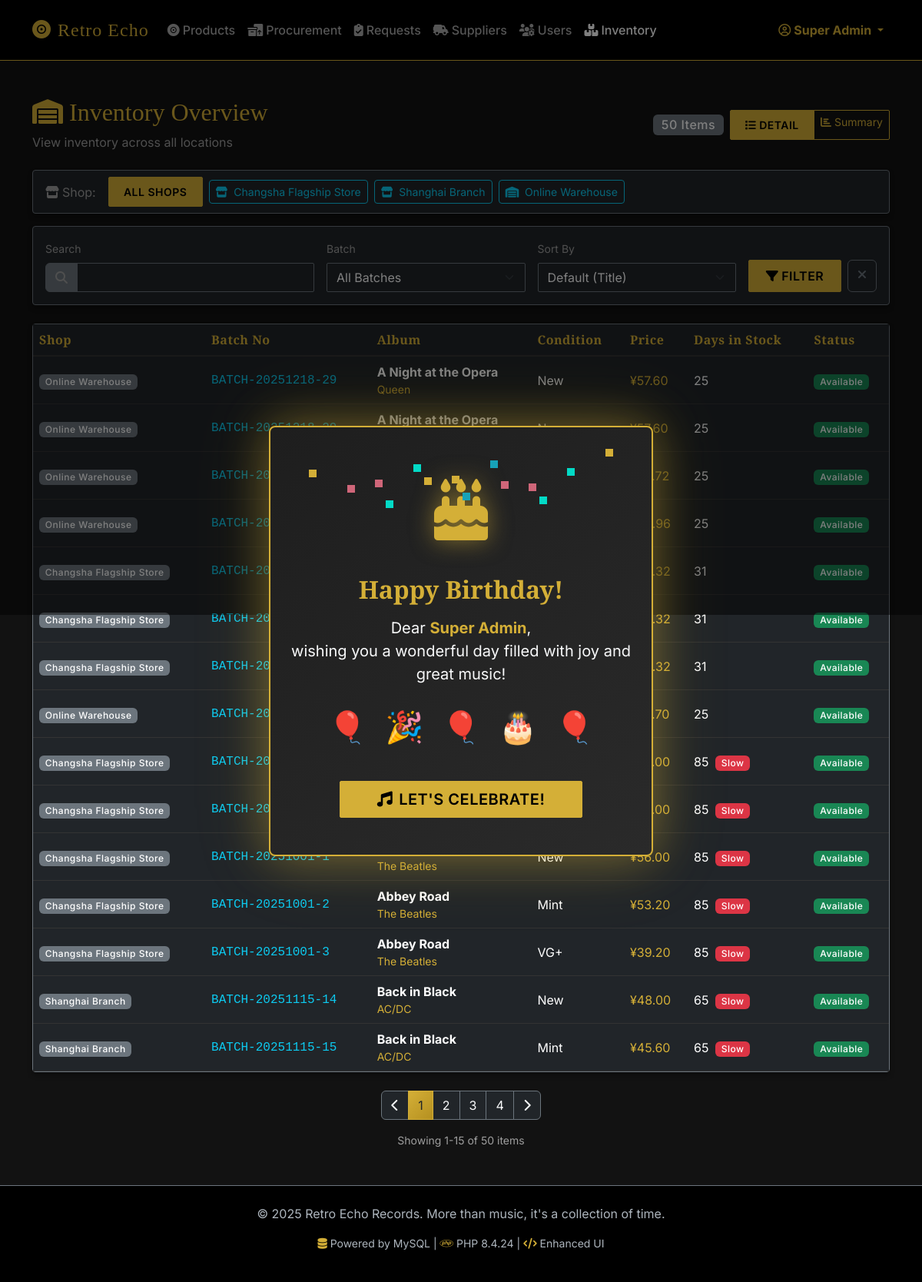
Screenshot of /admin/inventory.php?view=detail&page=1 (signed in) with the database file from the repository.
### tables this page shows
CREATE TABLE StockItem (
    StockItemID INT AUTO_INCREMENT PRIMARY KEY,
    ReleaseID INT NOT NULL,
    ShopID INT NOT NULL,
    SourceType ENUM('Supplier', 'Buyback') NOT NULL,
    SourceOrderID INT,
    BatchNo VARCHAR(50) NOT NULL,
    ConditionGrade ENUM('New', 'Mint', 'NM', 'VG+', 'VG') NOT NULL,
    Status ENUM('Available', 'Sold', 'Reserved', 'InTransit') DEFAULT 'Available',
    UnitPrice DECIMAL(10,2) NOT NULL,
    AcquiredDate DATETIME DEFAULT CURRENT_TIMESTAMP,
    DateSold DATETIME DEFAULT NULL,
    FOREIGN KEY (ReleaseID) REFERENCES ReleaseAlbum(ReleaseID),
    FOREIGN KEY (ShopID) REFERENCES Shop(ShopID)

);

### public/admin/inventory.php (the view, shortened to what the rows shown need)
<?php
require_once __DIR__ . '/../../includes/auth_guard.php';
require_once __DIR__ . '/../../includes/functions.php';
require_once __DIR__ . '/../../includes/db_procedures.php';
$selectedShopId = isset($_GET['shop_id']) ? (int)$_GET['shop_id'] : 0;
$viewMode = $_GET['view'] ?? 'summary';
$page = max(1, (int)($_GET['page'] ?? 1));
$perPage = 15;
$filters = [
    'search' => trim($_GET['q'] ?? ''),
    'batch'  => $_GET['batch'] ?? '',
    'sort'   => $_GET['sort'] ?? ''
];
if ($selectedShopId > 0) {
    $pageData = prepareInventoryPageDataPaginated($pdo, $selectedShopId, $viewMode, $page, $perPage, $filters);
} else {
    $pageData = prepareInventoryPageDataAllShopsPaginated($pdo, $viewMode, $page, $perPage, $filters);
}
$inventory = $pageData['inventory'];
require_once __DIR__ . '/../../includes/header.php';
?>
<div class="d-flex justify-content-between align-items-center mb-4">
    <div>
        <h2 class="text-warning"><i class="fa-solid fa-warehouse me-2"></i>Inventory Overview</h2>
    </div>
</div>
<?php if ($viewMode === 'summary'): ?>
<div class="card bg-dark border-secondary">
    <div class="table-responsive">
        <table class="table table-dark table-hover align-middle mb-0">
            <thead>
                <tr>
                    <?php if ($selectedShopId == 0): ?><th>Shop</th><?php endif; ?>
                    <th>Album</th>
                    <th>Genre</th>
                    <th>Condition</th>
                    <th class="text-center">Quantity</th>
                    <th>Price Range</th>
                    <th>Avg Price</th>
                </tr>
            </thead>
            <tbody>
                <?php foreach ($inventory as $item): ?>
                <tr>
                    <?php if ($selectedShopId == 0): ?>
                    <td><span class="badge bg-secondary"><?= h($item['ShopName'] ?? 'N/A') ?></span></td>
                    <?php endif; ?>
                    <td>
                        <div class="fw-bold"><?= h($item['Title']) ?></div>
                        <div class="small text-warning"><?= h($item['ArtistName']) ?></div>
                    </td>
                    <td><span class="badge bg-secondary"><?= h($item['Genre']) ?></span></td>
                    <td><?= h($item['ConditionGrade']) ?></td>
                    <td class="text-center">
                        <span class="badge <?= $item['AvailableQuantity'] < 3 ? 'bg-danger' : 'bg-success' ?> fs-6">
                            <?= $item['AvailableQuantity'] ?>
                        </span>
                    </td>
                    <td>
                        <?php if ($item['MinPrice'] == $item['MaxPrice']): ?>
                            <span class="text-warning"><?= formatPrice($item['MinPrice']) ?></span>
                        <?php else: ?>
                            <span class="text-warning"><?= formatPrice($item['MinPrice']) ?></span>
                            <span class="text-muted">~</span>
                            <span class="text-warning"><?= formatPrice($item['MaxPrice']) ?></span>
                        <?php endif; ?>
                    </td>
                    <td class="text-info"><?= formatPrice($item['AvgPrice']) ?></td>
                </tr>
                <?php endforeach; ?>
                <?php if (empty($inventory)): ?>
                <tr>
                    <td colspan="<?= $selectedShopId == 0 ? 7 : 6 ?>" class="text-center text-muted py-4">
                        <?php if (!empty($filters['search']) || !empty($filters['batch'])): ?>
                            No items match your search criteria.
                        <?php else: ?>
                            No inventory items found.
                        <?php endif; ?>
                    </td>
                </tr>
                <?php endif; ?>
            </tbody>
        </table>
    </div>
</div>
<?php else: ?>
<div class="card bg-dark border-secondary">
    <div class="table-responsive">
        <table class="table table-dark table-hover align-middle mb-0">
            <thead>
                <tr>
                    <?php if ($selectedShopId == 0): ?><th>Shop</th><?php endif; ?>
                    <th>Batch No</th>
                    <th>Album</th>
                    <th>Condition</th>
                    <th>Price</th>
                    <th>Days in Stock</th>
                    <th>Status</th>
                </tr>
            </thead>
            <tbody>
                <?php foreach ($inventory as $item): ?>
                <tr>
                    <?php if ($selectedShopId == 0): ?>
                    <td><span class="badge bg-secondary"><?= h($item['ShopName'] ?? 'N/A') ?></span></td>
                    <?php endif; ?>
                    <td class="font-monospace text-info"><?= h($item['BatchNo']) ?></td>
                    <td>
                        <div class="fw-bold"><?= h($item['Title']) ?></div>
                        <div class="small text-warning"><?= h($item['ArtistName']) ?></div>
                    </td>
                    <td><?= h($item['ConditionGrade']) ?></td>
                    <td class="text-warning"><?= formatPrice($item['UnitPrice']) ?></td>
                    <td>
                        <?php
                        $days = $item['DaysInStock'] ?? floor((time() - strtotime($item['AcquiredDate'])) / (60 * 60 * 24));
                        echo $days;
                        if ($days > 60) echo ' <span class="badge bg-danger ms-1">Slow</span>';
                        ?>
                    </td>
                    <td><span class="badge bg-success">Available</span></td>
                </tr>
                <?php endforeach; ?>
            </tbody>
        </table>
    </div>
</div>
<?php endif; ?>
<?php require_once __DIR__ . '/../../includes/footer.php'; ?>

### rows the page displays
stockitem: ShopName "Online Warehouse", BatchNo "BATCH-20251218-29", Title "A Night at the Opera", ArtistName "Queen", ConditionGrade "New", UnitPrice "¥57.60", days "25"
stockitem: ShopName "Online Warehouse", BatchNo "BATCH-20251218-29", Title "A Night at the Opera", ConditionGrade "New", UnitPrice "¥57.60", days "25"
stockitem: ShopName "Online Warehouse", BatchNo "BATCH-20251218-30", UnitPrice "¥54.72", days "25"
stockitem: ShopName "Online Warehouse", BatchNo "BATCH-20251218-31", Title "A Night at the Opera", UnitPrice "¥48.96", days "25"
stockitem: ShopName "Changsha Flagship Store", BatchNo "BATCH-20251215-B1", ArtistName "Queen", UnitPrice "¥40.32", days "31"
stockitem: ShopName "Changsha Flagship Store", BatchNo "BATCH-20251215-B1", Title "A Night at the Opera", ArtistName "Queen", UnitPrice "¥40.32", days "31"
stockitem: ShopName "Changsha Flagship Store", BatchNo "BATCH-20251215-B1", Title "A Night at the Opera", UnitPrice "¥40.32", days "31"
stockitem: ShopName "Online Warehouse", BatchNo "BATCH-20251218-32", Title "A Night at the Opera", ArtistName "Queen", UnitPrice "¥29.70", days "25"
stockitem: ShopName "Changsha Flagship Store", BatchNo "BATCH-20251001-1", UnitPrice "¥56.00", days "85", shows "Slow"
stockitem: ShopName "Changsha Flagship Store", BatchNo "BATCH-20251001-1", UnitPrice "¥56.00", days "85", shows "Slow"
stockitem: ShopName "Changsha Flagship Store", BatchNo "BATCH-20251001-1", ArtistName "The Beatles", ConditionGrade "New", UnitPrice "¥56.00", days "85", shows "Slow"
stockitem: ShopName "Changsha Flagship Store", BatchNo "BATCH-20251001-2", Title "Abbey Road", ArtistName "The Beatles", ConditionGrade "Mint", UnitPrice "¥53.20", days "85", shows "Slow"
stockitem: ShopName "Changsha Flagship Store", BatchNo "BATCH-20251001-3", Title "Abbey Road", ArtistName "The Beatles", ConditionGrade "VG+", UnitPrice "¥39.20", days "85", shows "Slow"
stockitem: ShopName "Shanghai Branch", BatchNo "BATCH-20251115-14", Title "Back in Black", ArtistName "AC/DC", ConditionGrade "New", UnitPrice "¥48.00", days "65", shows "Slow"
stockitem: ShopName "Shanghai Branch", BatchNo "BATCH-20251115-15", Title "Back in Black", ArtistName "AC/DC", ConditionGrade "Mint", UnitPrice "¥45.60", days "65", shows "Slow"

### other values shown
$_SESSION['username'] "Super Admin"
$_SESSION['birthday_name'] "Super Admin"
$totalItems "50"
$shop['Name'] "Changsha Flagship Store"
$shop['Name'] "Shanghai Branch"
$shop['Name'] "Online Warehouse"
$p "1"
$p "2"
$p "3"
$p "4"
$pagination['offset'] + 1 "1"
$pagination['total_items'] "50"
phpversion() "8.4.24"
